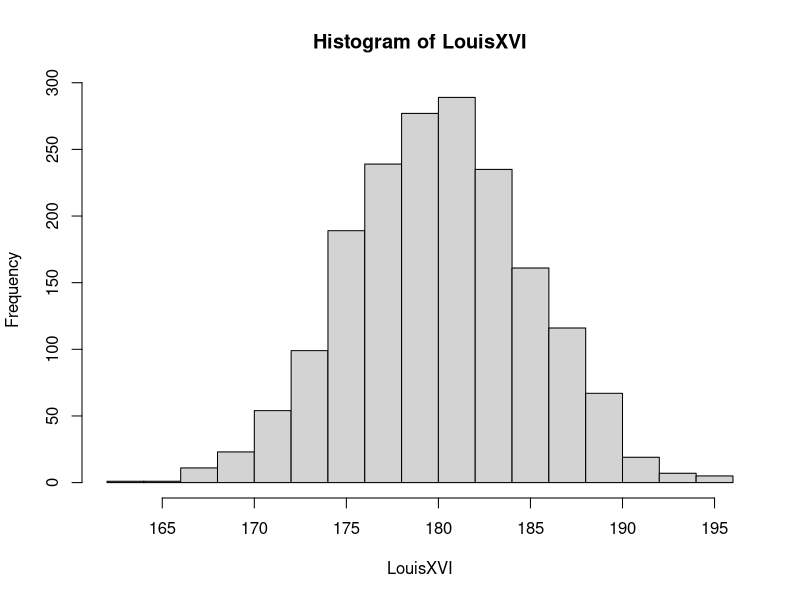
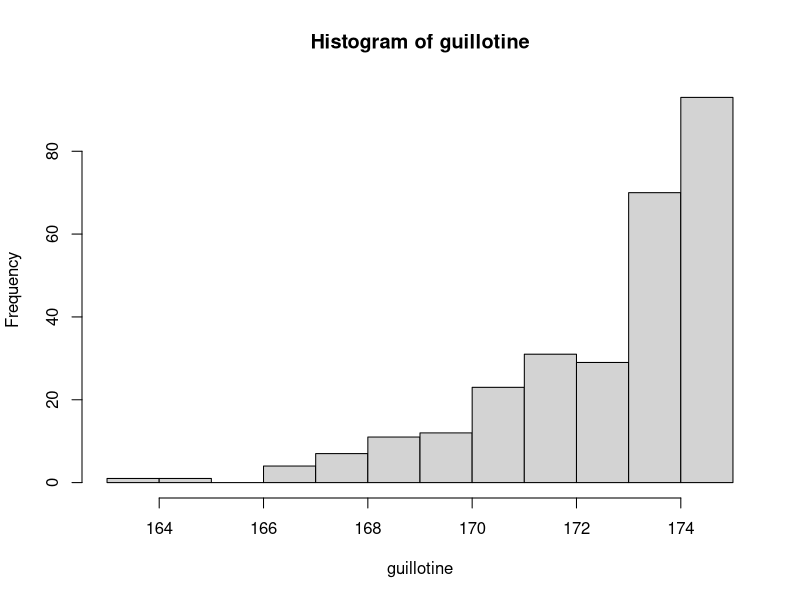

Here is the R script that generated these plots, in order:
LouisXVI <- rnorm(1793, 180, 5)
head(LouisXVI)
hist(LouisXVI)
off.with.his.head <- which(LouisXVI<175)
guillotine <- LouisXVI[off.with.his.head]
max(guillotine) 
hist(guillotine) #Top gone from that distribution. Macabre?
